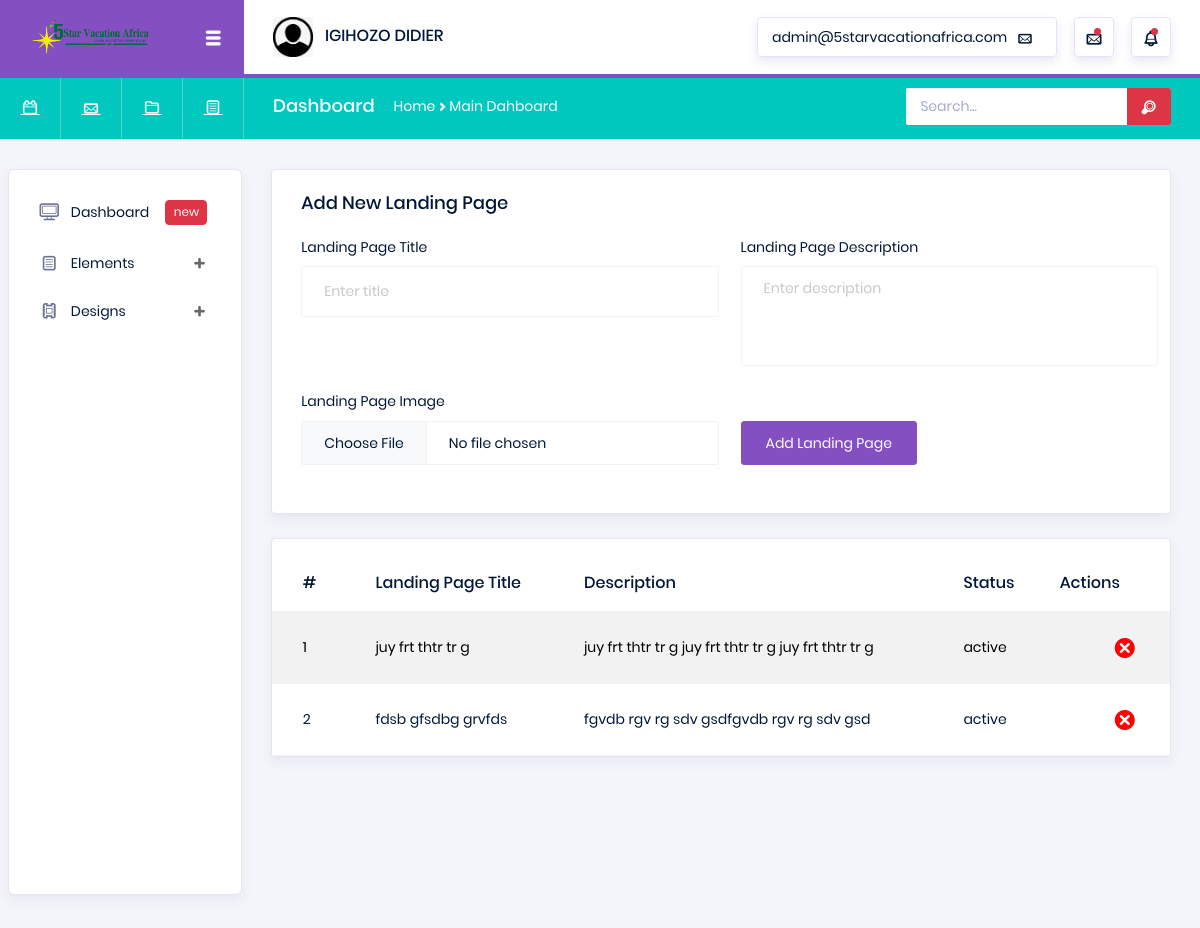
The page /admin/landing-page.php (signed in) on the database as committed earlier.
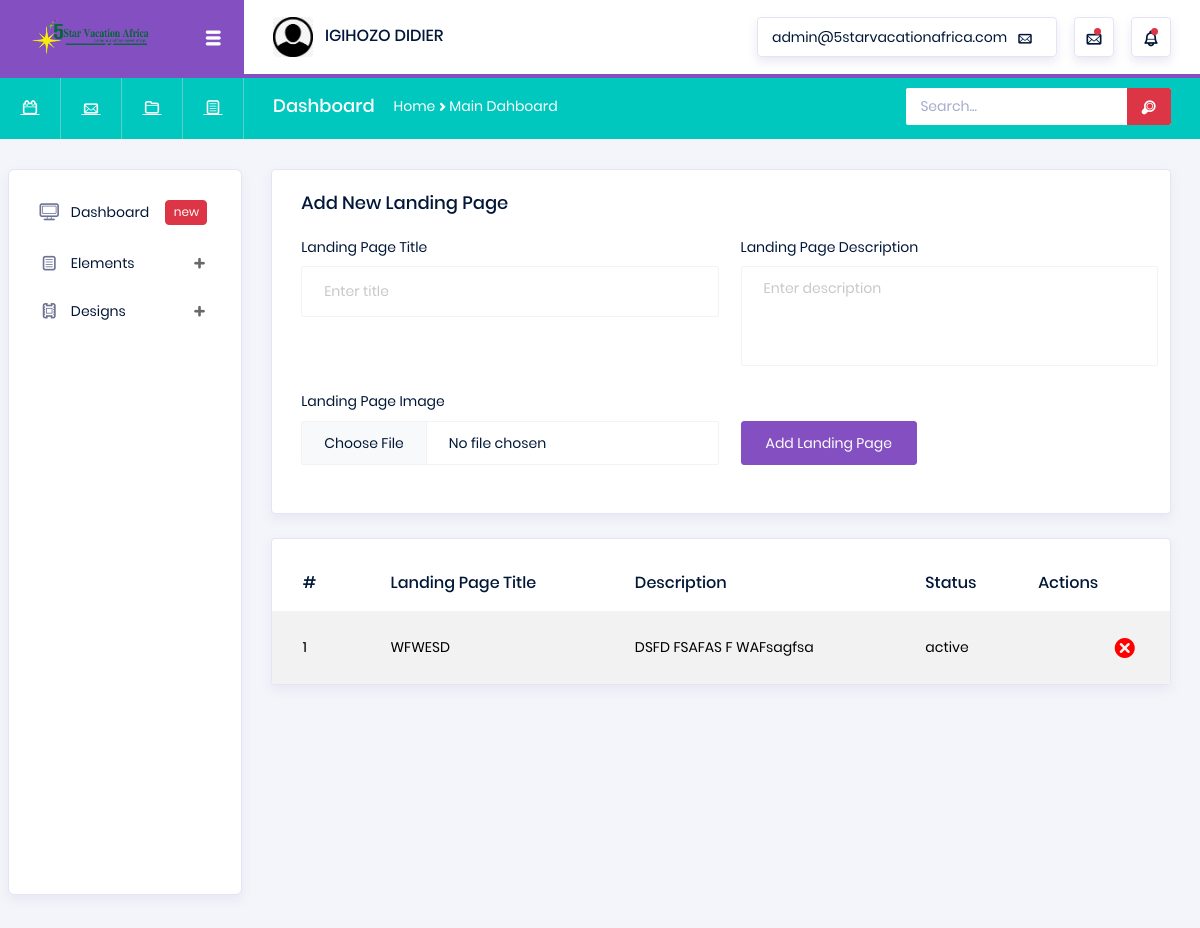
The same page on the database as committed later.
### tables this page shows
CREATE TABLE `LandingPage` (
  `LandingID` int(11) NOT NULL AUTO_INCREMENT,
  `LandingTitle` varchar(255) NOT NULL,
  `LandingDescription` text DEFAULT NULL,
  `LandingImage` varchar(255) DEFAULT NULL,
  `LandingStatus` enum('active','inactive') DEFAULT 'active',
  `CreatedAt` timestamp NULL DEFAULT current_timestamp(),
  `UpdatedAt` timestamp NULL DEFAULT current_timestamp() ON UPDATE current_timestamp(),
  PRIMARY KEY (`LandingID`)
);

### admin/landing-page.php (the view, shortened to what this page needs)
<?php
require("lib/header.php");
@require("../lib/drive.php");
$con = $pdo;
?>
<div class="main-panel">
    <div class="content-wrapper">
        <div class="row">
            <div class="col-md-12">
                <div class="card">
                    <div class="card-body">
                        <h4 class="card-title">Add New Landing Page</h4>
                        <form method="post" enctype="multipart/form-data" style="width:102%">
                            <div class="form-row row">
                                <div class="form-group col-md-6">
                                    <label for="landingTitle">Landing Page Title</label>
                                    <input type="text" class="form-control" id="landingTitle" name="landingTitle" placeholder="Enter title" required>
                                </div>
                                <div class="form-group col-md-6">
                                    <label for="landingDescription">Landing Page Description</label>
                                    <textarea class="form-control" id="landingDescription" name="landingDescription" rows="5" placeholder="Enter description"></textarea>
                                </div>
                                <div class="form-group col-md-6">
                                    <label for="landingImage">Landing Page Image</label>
                                    <input type="file" class="form-control" id="landingImage" name="landingImage" accept="image/*" required>
                                </div>
                                <div class="form-group col-md-6 d-flex align-items-end">
                                    <button type="submit" class="btn btn-primary">Add Landing Page</button>
                                </div>
                            </div>
                        </form>
                    </div>
                </div>
                <div class="card mt-4">
                    <div class="table-responsive pt-3">
                        <table class="table table-striped project-orders-table">
                            <thead>
                                <tr>
                                    <th>#</th>
                                    <th>Landing Page Title</th>
                                    <th>Description</th>
                                    <th>Status</th>
                                    <th>Actions</th>
                                </tr>
                            </thead>
                            <tbody>
                                <?php
                                $stmt = $con->query("SELECT * FROM LandingPage ORDER BY LandingID DESC");
                                $index = 1;
                                while ($row = $stmt->fetch(PDO::FETCH_ASSOC)) {
                                    $id = $row['LandingID'];
                                    echo "<tr>
                                            <td>{$index}</td>
                                            <td>{$row['LandingTitle']}</td>
                                            <td>{$row['LandingDescription']}</td>
                                            <td>{$row['LandingStatus']}</td>
                                            <td><a href='delete-landing-page.php?id=$id' style='text-decoration:none;color:#F00;font-size:30px;float:right'><i class='typcn typcn-delete'></i></a></td>
                                        </tr>";
                                    $index++;
                                }
                                ?>
                            </tbody>
                        </table>
                    </div>
                </div>
            </div>
        </div>
    </div>
</div>

### admin/lib/header.php (shortened to what this page needs)
<!DOCTYPE html>
<html lang="en">
<head>
  <link rel="stylesheet" href="assets/vendors/typicons/typicons.css">
  <link rel="stylesheet" href="assets/vendors/css/vendor.bundle.base.css">
  <link rel="stylesheet" href="assets/css/style.css">
</head>
<body>
  <div class="container-scroller">
    <nav class="navbar col-lg-12 col-12 p-0 fixed-top d-flex flex-row">
      <div class="navbar-brand-wrapper d-flex justify-content-center">
        <div class="navbar-brand-inner-wrapper d-flex justify-content-between align-items-center w-100">
          <a class="navbar-brand brand-logo" href="index.php"><img src="../img/images/logo.png" alt="logo"/></a>
          <button class="navbar-toggler navbar-toggler align-self-center" type="button" data-toggle="minimize">
            <span class="typcn typcn-th-menu"></span>
          </button>
        </div>
      </div>
      <div class="navbar-menu-wrapper d-flex align-items-center justify-content-end">
        <ul class="navbar-nav me-lg-2">
          <li class="nav-item nav-profile dropdown">
            <a class="nav-link" href="#" data-bs-toggle="dropdown" id="profileDropdown">
              <img src="../img/images/user.png" alt="profile"/>
              <span class="nav-profile-name"><?=strtoupper($_SESSION['AdminFName'].' '.ucfirst(strtolower($_SESSION['AdminLName'])))?></span>
            </a>
          </li>
        </ul>
        <ul class="navbar-nav navbar-nav-right">
          <li class="nav-item nav-date dropdown">
            <a class="nav-link d-flex justify-content-center align-items-center" href="javascript:;">
              <h6 class="date mb-0"><?=@strtolower($_SESSION['AdminEmail'])?></h6>
              <i class="typcn typcn-mail"></i>
            </a>
          </li>
          <li class="nav-item dropdown">
            <a class="nav-link count-indicator dropdown-toggle d-flex justify-content-center align-items-center" id="messageDropdown" href="#" data-bs-toggle="dropdown">
              <i class="typcn typcn-mail mx-0"></i>
              <span class="count"></span>
            </a>
          </li>
          <li class="nav-item dropdown me-0">
            <a class="nav-link count-indicator dropdown-toggle d-flex align-items-center justify-content-center" id="notificationDropdown" href="#" data-bs-toggle="dropdown">
              <i class="typcn typcn-bell mx-0"></i>
              <span class="count"></span>
            </a>
          </li>
        </ul>
      </div>
    </nav>
    <nav class="navbar-breadcrumb col-xl-12 col-12 d-flex flex-row p-0">
      <div class="navbar-links-wrapper d-flex align-items-stretch">
        <div class="nav-link">
          <a href="javascript:;"><i class="typcn typcn-calendar-outline"></i></a>
        </div>
        <div class="nav-link">
          <a href="javascript:;"><i class="typcn typcn-mail"></i></a>
        </div>
        <div class="nav-link">
          <a href="javascript:;"><i class="typcn typcn-folder"></i></a>
        </div>
        <div class="nav-link">
          <a href="javascript:;"><i class="typcn typcn-document-text"></i></a>
        </div>
      </div>
      <div class="navbar-menu-wrapper d-flex align-items-center justify-content-end">
        <ul class="navbar-nav me-lg-2">
          <li class="nav-item ms-0">
            <h4 class="mb-0">Dashboard</h4>
          </li>
          <li class="nav-item">
            <div class="d-flex align-items-baseline">
              <p class="mb-0">Home</p>
              <i class="typcn typcn-chevron-right"></i>
              <p class="mb-0">Main Dahboard</p>
            </div>
          </li>
        </ul>
        <ul class="navbar-nav navbar-nav-right">
          <li class="nav-item nav-search d-none d-md-block me-0">
            <div class="input-group">
              <input type="text" class="form-control" placeholder="Search..." aria-label="search" aria-describedby="search">
              <div class="input-group-prepend d-flex">
                <span class="input-group-text" id="search">
                  <i class="typcn typcn-zoom"></i>
                </span>
              </div>
            </div>
          </li>
        </ul>
      </div>
    </nav>
    <div class="container-fluid page-body-wrapper">
      <nav class="sidebar sidebar-offcanvas" id="sidebar">
        <ul class="nav">
          <li class="nav-item">
            <a class="nav-link" href="home.php">
              <i class="typcn typcn-device-desktop menu-icon"></i>
              <span class="menu-title">Dashboard</span>
              <div class="badge badge-danger">new</div>
            </a>
          </li>
          <li class="nav-item">
            <a class="nav-link" data-bs-toggle="collapse" href="#ui-basic" aria-expanded="false" aria-controls="ui-basic">
              <i class="typcn typcn-document-text menu-icon"></i>
              <span class="menu-title">Elements</span>
              <i class="menu-arrow"></i>
            </a>
          </li>
          <li class="nav-item">
            <a class="nav-link" data-bs-toggle="collapse" href="#form-elements" aria-expanded="false" aria-controls="form-elements">
              <i class="typcn typcn-film menu-icon"></i>
              <span class="menu-title">Designs</span>
              <i class="menu-arrow"></i>
            </a>
          </li>
        </ul>
      </nav>

Rows that differ between the two databases and show on the page:
removed landingpage: LandingTitle "juy frt thtr tr g", LandingDescription "juy frt thtr tr g juy frt thtr tr g juy frt thtr tr g", LandingStatus "active"
removed landingpage: LandingTitle "fdsb gfsdbg grvfds", LandingDescription "fgvdb rgv rg sdv gsdfgvdb rgv rg sdv gsd", LandingStatus "active"
added landingpage: LandingTitle "WFWESD", LandingDescription "DSFD FSAFAS F WAFsagfsa", LandingStatus "active"
